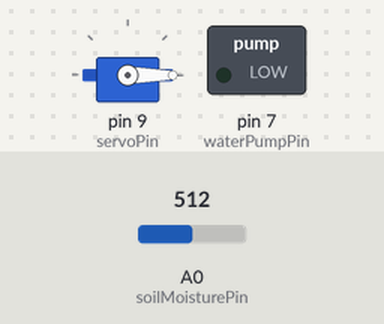
Bench run of a sketch on a simulated Arduino Uno, built with avr-gcc and run on an emulated ATmega328P. Parts: servo, switched loads named in the sketch (green lamp = pin HIGH). The test bench sets the inputs (shaded band); at power-on: A0 (soilMoisturePin) = 512. What the sketch prints to the serial monitor is not drawn.

Above: at 10.8 s.
10.9 s: A0 (soilMoisturePin) set to 308
21.2 s: A0 (soilMoisturePin) set to 289
At 30.8 s:
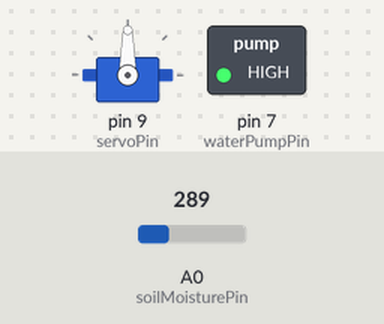
35.2 s: A0 (soilMoisturePin) set to 306
At 35.7 s:
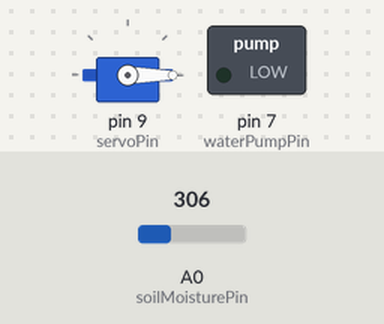
45.2 s: A0 (soilMoisturePin) set to 290
At 55.9 s:
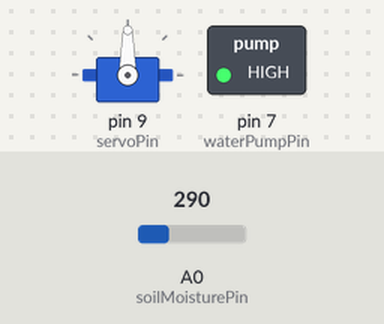
Timing chart, 0 to 57.4 s (numbered marks = the images above; inputs shaded):
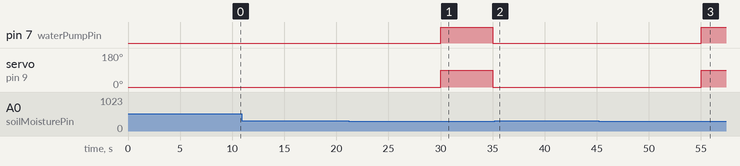

Measured:
- the behaviour switches between 300 and 299 on A0 (soilMoisturePin) (found by bisection; images 0 and 1)
- after the input at 10.9 s, every drawn part: stays the same
- after the input at 21.2 s, pin 7 (waterPumpPin): LOW → HIGH after 8.8 s, → LOW 5.0 s later; servo on pin 9 (servoPin): 0° → 90° after 8.8 s, → 0° 5.0 s later
- after the input at 35.2 s, pin 7 (waterPumpPin): stays LOW (without the input it goes to HIGH after 9.8 s); servo on pin 9 (servoPin): stays 0° (without the input it goes to 90° after 9.8 s)
- after the input at 45.2 s, pin 7 (waterPumpPin): LOW → HIGH after 9.8 s; servo on pin 9 (servoPin): 0° → 90° after 9.8 s

The sketch:

SmartPlantWateringSystem.ino
```cpp
#include <Servo.h>

#define soilMoisturePin A0
#define waterPumpPin 7
#define servoPin 9

Servo waterServo;

void setup() {
  Serial.begin(9600);
  pinMode(soilMoisturePin, INPUT);
  pinMode(waterPumpPin, OUTPUT);
  waterServo.attach(servoPin);
  waterServo.write(0); // Initial position
}

void loop() {
  int moistureLevel = analogRead(soilMoisturePin);
  Serial.print("Soil Moisture Level: ");
  Serial.println(moistureLevel);
  Serial.print("Made By Rishmika Sandanu");

  if (moistureLevel < 300) {
    digitalWrite(waterPumpPin, HIGH);
    waterServo.write(90); // Open the water valve
    delay(5000); // Water for 5 seconds
    digitalWrite(waterPumpPin, LOW);
    waterServo.write(0); // Close the water valve
  }

  delay(10000); // Check every 10 seconds
}
```
